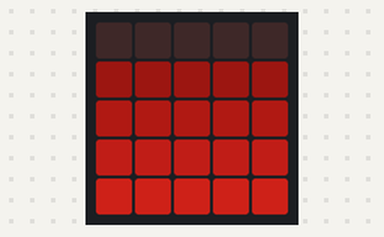
Bench run of a program on a simulated BBC micro:bit running MicroPython. Shown: the board's 5×5 LED display. Dim RGB values are drawn brighter than linear; what the program prints to the serial console is not drawn.

Above: at 0.05 s.
At 0.46 s:
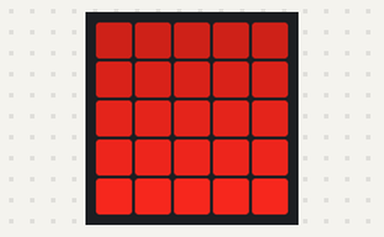
At 0.87 s:
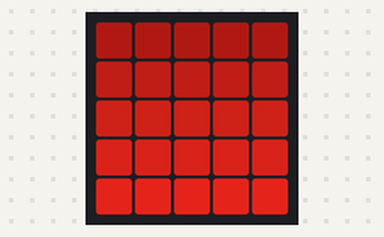

Measured:
- by itself, everything shown: repeats every 0.61 s, in 6 steps

The program:

prog10.py
```python
from microbit import *
if not display.is_on():
    display.on()
else:
    print("Display is already on...")
display.clear()
pattern0 = Image("00000:11111:22222:33333:44444")
pattern1 = Image("11111:22222:33333:44444:55555")
pattern2 = Image("22222:33333:44444:55555:66666")
pattern3 = Image("33333:44444:55555:66666:77777")
pattern4 = Image("44444:55555:66666:77777:88888")
pattern5 = Image("55555:66666:77777:88888:99999")
patterns = [pattern0, pattern1, pattern2,
            pattern3, pattern4, pattern5]
display.show(patterns, delay=100, loop=True)
```
